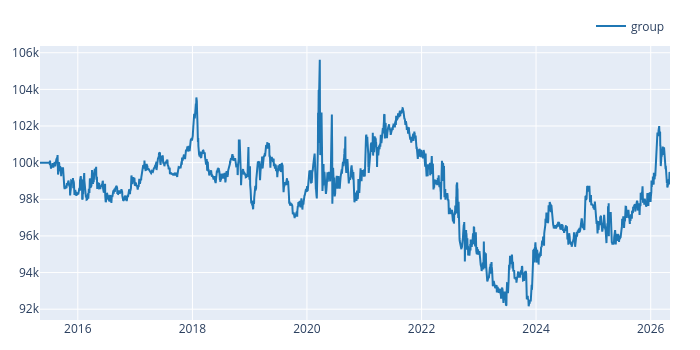

This figure's notebook cell:
### Markdown cell above
### Plotting the Equity curve

### Code cell
equity = backtest_1.value(group_by=True)
equity.vbt.plot().show()

### Figure 1 — Plotly figure (JSON) as saved in the notebook; plotly's stock layout.template omitted (floating-point values rounded to 4 significant figures; data arrays with more than 128 entries replaced by an {"elided": "..."} marker saying what was removed)
{"data": [{"name": "group", "showlegend": true, "type": "scatter", "uid": "69ce64e1-ce87-44c2-8992-8a7442e92704", "x": {"elided": "2766 str values"}, "y": {"elided": "2766 float values"}}], "layout": {"height": 350, "legend": {"orientation": "h", "traceorder": "normal", "x": 1, "xanchor": "right", "y": 1.02, "yanchor": "bottom"}, "margin": {"b": 30, "l": 30, "r": 30, "t": 30}, "width": 700}}
